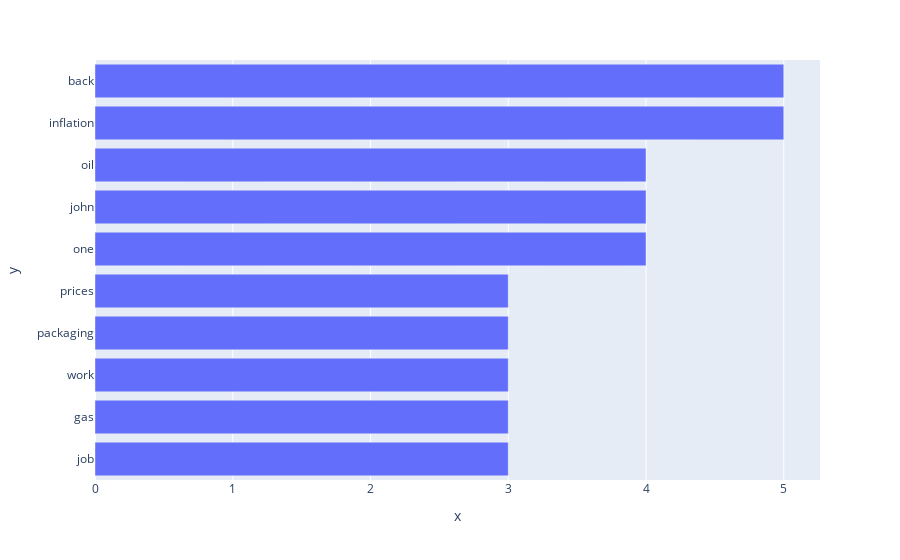

Source (notebook cell):
### Code cell
import plotly.express as px

fig = px.bar(y=fdist.index, x=fdist.values)

# sort values
fig.update_layout(barmode='stack', yaxis={'categoryorder':'total ascending'})

# show plot
fig.show()

### Figure 1 — Plotly figure (JSON) as saved in the notebook; plotly's stock layout.template omitted (floating-point values rounded to 4 significant figures)
{"data": [{"alignmentgroup": "True", "hovertemplate": "x=%{x}<br>y=%{y}<extra></extra>", "legendgroup": "", "marker": {"color": "#636efa", "pattern": {"shape": ""}}, "name": "", "offsetgroup": "", "orientation": "h", "showlegend": false, "textposition": "auto", "type": "bar", "x": [5, 5, 4, 4, 4, 3, 3, 3, 3, 3], "xaxis": "x", "y": ["inflation", "back", "one", "john", "oil", "job", "gas", "work", "packaging", "prices"], "yaxis": "y"}], "layout": {"autosize": true, "barmode": "stack", "legend": {"tracegroupgap": 0}, "margin": {"t": 60}, "xaxis": {"anchor": "y", "autorange": true, "domain": [0, 1], "range": [0, 5.263], "title": {"text": "x"}, "type": "linear"}, "yaxis": {"anchor": "x", "autorange": true, "categoryorder": "total ascending", "domain": [0, 1], "range": [-0.5, 9.5], "title": {"text": "y"}, "type": "category"}}}
